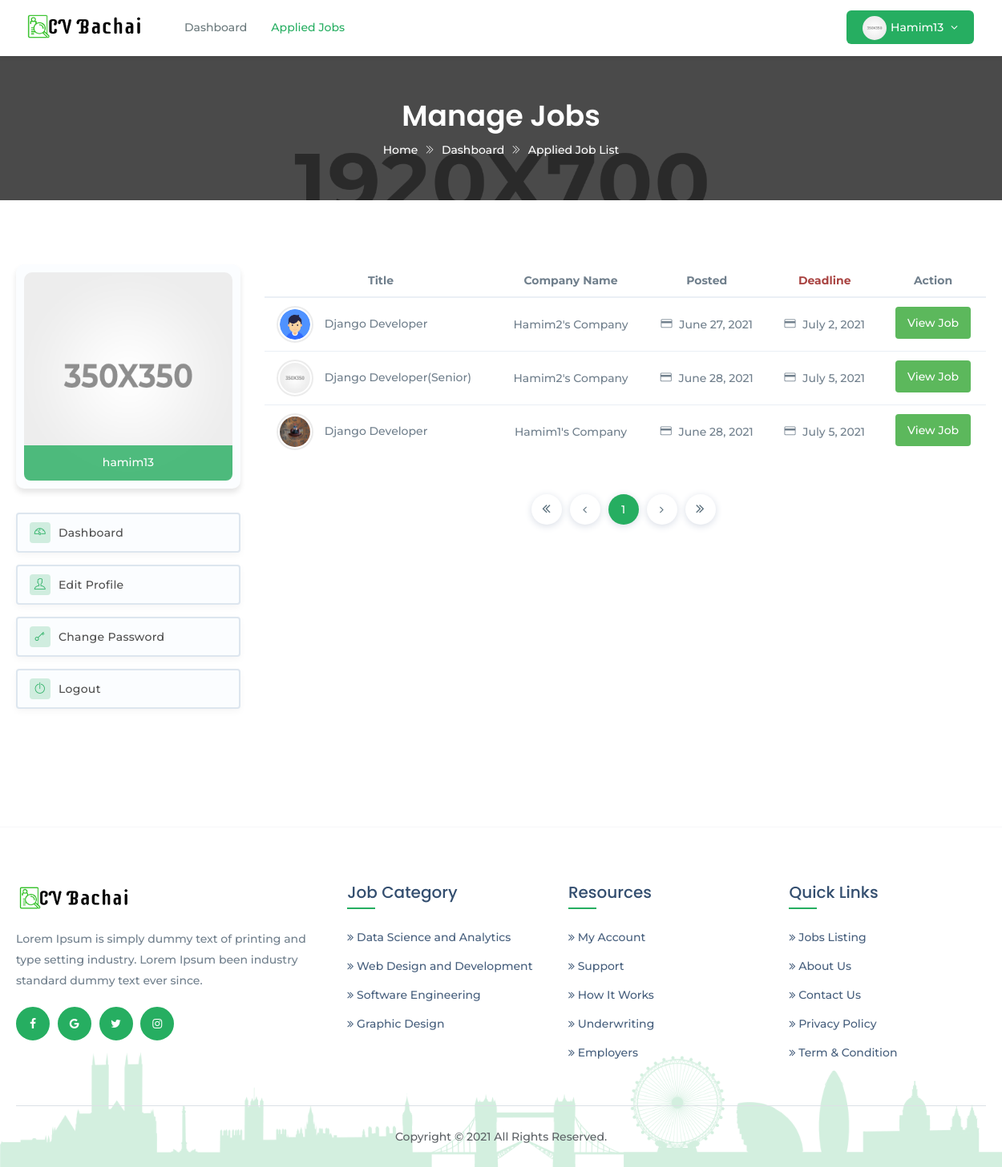
Page /allappliedjobs/ (signed in) on the committed database.
### cvrecommender/models.py (models this page shows, shortened)
class JobApplication(models.Model):
    applicant = models.ForeignKey('account.Applicant',
                                  on_delete=models.CASCADE,
                                  related_name='jobapplicants', blank=True)
    job = models.ForeignKey('Job',
                            on_delete=models.CASCADE,
                            related_name='jobs')
    apply_time = models.DateField(auto_now_add=True)
    first_name = models.CharField(max_length=30)
    last_name = models.CharField(max_length=20)
    email = models.EmailField(max_length=254)
    phone = models.CharField(max_length=11)
    education_application = models.CharField(max_length=20, choices=EDU)
    cgpa_application = models.DecimalField(max_digits=3, decimal_places=2)
    skill_req_application = models.TextField()
    skill_bonus_application = models.CharField(
        max_length=255, blank=True, null=True)
    related_experience_application = models.PositiveSmallIntegerField(
        validators=[MinValueValidator(0), MaxValueValidator(15)])
    total_experience_application = models.PositiveSmallIntegerField(
        validators=[MinValueValidator(0), MaxValueValidator(15)])
    score = models.FloatField(default=0.0)
    note_application = models.TextField(blank=True, null=True)
    cv_application = models.FileField()

class Job(models.Model):
    title = models.CharField(max_length=200)
    slug = models.SlugField(max_length=200, blank=True,
                            help_text='You may keep it blank')
    company_name = models.CharField(max_length=200)
    starting_date = models.DateField(blank=True, null=True)
    deadline = models.DateField(blank=True, null=True)
    salary = models.PositiveIntegerField()
    vacancy = models.PositiveSmallIntegerField(
        validators=[MinValueValidator(1), MaxValueValidator(50)])
    job_category = models.CharField(max_length=50, choices=JOB_CATEGORY)
    job_type = models.CharField(max_length=20, choices=JOB_TYPE)
    email = models.EmailField(max_length=254,)
    phone = models.CharField(max_length=11, blank=True, null=True)
    company_website = models.URLField()
    logo = models.ImageField(null=True, blank=True)
    address = models.TextField(max_length=200)
    division = models.CharField(max_length=15, choices=CITY)
    description = models.TextField()
    responsibility = models.TextField()
    min_education = models.CharField(max_length=20, choices=EDU)
    cgpa = models.DecimalField(max_digits=3, decimal_places=2)
    experience = models.PositiveSmallIntegerField(
        validators=[MinValueValidator(0), MaxValueValidator(15)])
    skill_req = models.TextField(help_text='Input skills with comma')
    skill_bonus = models.CharField(
        max_length=255, blank=True, null=True, help_text='Input skills with comma')
    status = models.CharField(max_length=20, choices=STATUS)
    publish = models.DateField(auto_now_add=True)
    last_modified = models.DateField(auto_now=True)
    recruiter = models.ForeignKey('account.Recruiter',
                                  on_delete=models.CASCADE,
                                  related_name='recruiters')
    applicant = models.ManyToManyField('account.Applicant',
                                       related_name='applicants', blank=True)
    objects = models.Manager()         # default manager
    published = PublishedManager()    # custom manager for all published job post
    def __str__(self):
        return self.title
    def get_absolute_url(self):
        return reverse('jobDetail', args=[self.slug])

### custom_decorators/custom_decorator.py (the view)
        def wrapper_function(request, *args, **kwargs):
            group = None
            if request.user.groups.exists():
                group = request.user.groups.all()[0].name
                if group in allowed_group:
                    return view_function(request, *args, **kwargs)
                else:
                    raise PermissionDenied
            else:
                return redirect('login')

### custom_scripts/custom_functions.py (called while the page is built)
def jobs_in_dict_with_occurrence_number(all_jobs):
    category_dict = {}
    for job in all_jobs:
        category_dict[job.job_category] = category_dict\
            .get(job.job_category, 0)+1
    return category_dict

def sort_dict_and_return(all_jobs):
    jobs_dict = jobs_in_dict_with_occurrence_number(all_jobs)
    sorted_cat_dict = dict(sorted(jobs_dict.items(),
                                  key=operator.itemgetter(1),
                                  reverse=True))
    sliced_dict = dict(itertools.islice(sorted_cat_dict.items(), 4))
    top_3 = dict(itertools.islice(sorted_cat_dict.items(), 3))
    return sorted_cat_dict, sliced_dict, top_3

### cvrecommender/views.py (called while the page is built)
@login_required(login_url='login')
@allowed_users(allowed_group=['applicant'])
def allappliedjobs(request):
    applied_jobs = JobApplication.objects.filter(
        applicant=request.user.applicant).order_by('apply_time')
    sorted_cat_dict, sliced_dict, top_3 = \
        sort_dict_and_return(Job.objects.all())
    paginator = Paginator(applied_jobs, 3)
    page = request.GET.get('page')
    applied_jobs = paginator.get_page(page)
    context = {'applied_jobs': applied_jobs, 'sliced_dict': sliced_dict}
    return render(request, 'applied_job_list.html', context)

### cvrecommender/templates/applied_job_list.html (shortened to what this page needs)
{% load static %}
<!DOCTYPE html>
<html class="no-js" lang="zxx">
  <head>
    <link href="{% static 'assets/plugins/bootstrap/css/bootstrap.min.css' %}" rel="stylesheet">
    <link href="{% static 'assets/plugins/icons/css/icons.css' %}" rel="stylesheet">
    <link href="{% static 'assets/plugins/animate/animate.css' %}" rel="stylesheet">
    <link href="{% static 'assets/plugins/aos-master/aos.css' %}" rel="stylesheet">
    <link href="{% static 'assets/plugins/bootstrap/css/bootsnav.css' %}" rel="stylesheet">
    <link href="{% static 'assets/css/style.css' %}" rel="stylesheet">
    <link href="{% static 'assets/css/responsive.css' %}" rel="stylesheet">
  </head>
  <body class="utf_skin_area">
  <nav class="navbar navbar-default navbar-mobile navbar-fixed light bootsnav">
  <div class="container">
    <div class="navbar-header">
      <a class="navbar-brand" href="{% url 'home' %}"> <img src="{% static 'assets/img/logo.png' %}" class="logo logo-display" alt="">
        <img src="{% static 'assets/img/logo.png' %}" class="logo logo-scrolled" alt="">
      </a>
	  </div>
    <div class="collapse navbar-collapse" id="navbar-menu">
      <ul class="nav navbar-nav navbar-left" data-in="fadeInDown" data-out="fadeOutUp">
        <li> <a href="{% url 'applicantdashboard' %}">Dashboard</a> </li>
        <li class="active"> <a href="{% url 'allappliedjobs' %}">Applied jobs</a> </li>
      </ul>
      <ul class="nav navbar-nav navbar-right">
        <li class="dropdown sign-up">
          {% if request.user.applicant.image %}
            <a class="dropdown-toggle btn-signup red-btn" data-toggle="dropdown" href="">
              <img src="{{ request.user.applicant.image.url }}" class="img-responsive img-circle" alt="">
              {{ request.user }}
            </a>
          {% else %}
            <a class="dropdown-toggle btn-signup red-btn" data-toggle="dropdown" href="">
              <img src="{% static 'assets/img/user-profile.png' %}" class="img-responsive img-circle" alt="">
              {{ request.user }}
            </a>
          {% endif %}
        </li>
      </ul>
    </div>
  </div>
</nav>
    <div class="page-title">
      <div class="container">
        <div class="page-caption">
          <h2>Manage Jobs</h2>
          <p><a href="{% url 'home' %}" title="Home">Home</a> <i class="ti-angle-double-right"></i>
          <a href="{% url 'applicantdashboard' %}"> Dashboard</a> <i class="ti-angle-double-right"></i> Applied Job List</p>
        </div>
      </div>
    </div>
<section class="padd-top-80 padd-bot-80">
  <div class="container">
    <div class="row">
      <div class="col-md-3">
        <div id="leftcol_item">
          {% if request.user.applicant.image  %}
            <div class="user_dashboard_pic"> <img alt="user photo" src="{{ request.user.applicant.image.url }}">
              <span class="user-photo-action">{{ request.user }}</span>
            </div>
          {% else %}
            <div class="user_dashboard_pic"> <img alt="user photo" src="{% static 'assets/img/user-profile.png' %}">
              <span class="user-photo-action">{{ request.user }}</span>
            </div>
          {% endif %}
        </div>
        <div class="dashboard_nav_item">
          <ul>
            <li><a href="{% url 'applicantdashboard' %}"><i class="login-icon ti-dashboard"></i> Dashboard</a></li>
            <li><a href="{% url 'editapplicantprofile' %}"><i class="login-icon ti-user"></i> Edit Profile</a></li>
            <li><a href="{% url 'password_change' %}"><i class="login-icon ti-key"></i> Change Password</a></li>
            <li><a href="{% url 'logout' %}"><i class="login-icon ti-power-off"></i> Logout</a></li>
          </ul>
        </div>
	    </div>
	    <div class="col-md-9">
        <div class="table-responsive">
          <table class="table table-lg table-hover">
            <thead>
              <tr>
                <th class="text-center">Title</th>
                <th class="text-center">Company Name</th>
                <th class="text-center">Posted</th>
                <th class="text-danger text-center">Deadline</th>
                <th class="text-center">Action</th>
              </tr>
            </thead>
            <tbody>
            {% for job in applied_jobs %}
              <tr>
                <td>
                  {% if job.job.logo %}
                    <img src="{{ job.job.logo.url }}" class="avatar-lg" alt="Company Logo">
                  {% else %}
                    <img src="{% static 'assets/img/company_logo_8.png' %}" class="avatar-lg" alt="Company Logo">
                  {% endif %}
                  {{ job.job }}
                </td>
                <td class="text-center">{{ job.job.company_name }}</td>
                <td class="text-center"><i class="ti-credit-card"></i> {{ job.job.publish }}</td>
                <td class="text-center"><i class="ti-credit-card"></i> {{ job.job.deadline }}</td>
                <td class="text-center"> <a href="{{ job.job.get_absolute_url }}" class="btn btn-success">View Job</a></td>
              </tr>
            {% empty %}
              <td colspan="6" class="text-center">You have Not applied to any job yet.</td>
              {{ applied_jobs }}
            {% endfor %}
            </tbody>
          </table>
          <div class="utf_flexbox_area padd-10">
            <ul class="pagination">
              {% if applied_jobs.has_previous %}
                <li class="page-item"> <a class="page-link" href="?page=1" aria-label="Previous">
                  <span aria-hidden="true"><i class="fa fa-angle-double-left"></i></span> </a>
                </li>
                <li class="page-item"> <a class="page-link" href="?page={{ applied_jobs.previous_page_number }}" aria-label="Previous">
                  <span aria-hidden="true"><i class="fa fa-angle-left"></i></span> </a>
                </li>
              {% else %}
                <li class="page-item"> <a class="page-link" href="?page=1" aria-label="Previous">
                  <span aria-hidden="true"><i class="fa fa-angle-double-left"></i></span> </a>
                </li>
                <li class="page-item"> <a class="page-link" href="?page=1" aria-label="Previous">
                  <span aria-hidden="true"><i class="fa fa-angle-left"></i></span> </a>
                </li>
              {% endif %}
              {% for job in applied_jobs.paginator.page_range %}
                {% if applied_jobs.number == job %}
                  <li class="page-item active"><a class="page-link" href="?page={{ job }}">{{ job }}</a> </li>
                {% elif job > applied_jobs.number|add:'-2' and job < applied_jobs.number|add:'2' %}
                  <li class="page-item"><a class="page-link" href="?page={{ job }}">{{ job }}</a> </li>
                {% endif %}
              {% endfor %}
              {% if applied_jobs.has_next %}
                <li class="page-item"> <a class="page-link" href="?page={{ applied_jobs.next_page_number }}" aria-label="Previous">
                  <span aria-hidden="true"><i class="fa fa-angle-right"></i></span> </a>
                </li>
                <li class="page-item"> <a class="page-link" href="?page={{ applied_jobs.paginator.num_pages }}" aria-label="Previous">
                  <span aria-hidden="true"><i class="fa fa-angle-double-right"></i></span> </a>
                </li>
              {% else %}
                <li class="page-item"> <a class="page-link" href="?page={{ applied_jobs.paginator.num_pages }}" aria-label="Previous">
                  <span aria-hidden="true"><i class="fa fa-angle-right"></i></span> </a>
                </li>
                <li class="page-item"> <a class="page-link" href="?page={{ applied_jobs.paginator.num_pages }}" aria-label="Previous">
                  <span aria-hidden="true"><i class="fa fa-angle-double-right"></i></span> </a>
                </li>
              {% endif %}
            </ul>
          </div>
        </div>
      </div>
    </div>
  </div>
</section>
<footer class="footer">
  <div class="container">
    <div class="row">
      <div class="col-md-4 col-sm-4">
        <a href="{% url 'home' %}"><img class="footer-logo" src="{% static 'assets/img/logo.png' %}" alt=""></a>
        <p>Lorem Ipsum is simply dummy text of printing and type setting industry. Lorem Ipsum been industry standard dummy text ever since.</p>
        <div class="f-social-box">
          <ul>
            <li><a href="#"><i class="fa fa-facebook facebook-cl"></i></a></li>
            <li><a href="#"><i class="fa fa-google google-plus-cl"></i></a></li>
            <li><a href="#"><i class="fa fa-twitter twitter-cl"></i></a></li>
            <li><a href="#"><i class="fa fa-instagram instagram-cl"></i></a></li>
          </ul>
        </div>
      </div>
      <div class="col-md-8 col-sm-8">
        <div class="row">
          <div class="col-md-4 col-sm-4 col-xs-6">
            <h4>Job Category</h4>
            <ul>
              {% for key, value in sliced_dict.items %}
              <li><a href="{% url 'jobCategory' key %}"><i class="fa fa-angle-double-right"></i> {{ key }}</a></li>
            {% empty %}
              <li>Sorry, NO Category found!!!</li>
            {% endfor %}
            </ul>
          </div>
          <div class="col-md-4 col-sm-4 col-xs-6">
            <h4>Resources</h4>
            <ul>
              <li><a href="#"><i class="fa fa-angle-double-right"></i> My Account</a></li>
              <li><a href="#"><i class="fa fa-angle-double-right"></i> Support</a></li>
              <li><a href="#"><i class="fa fa-angle-double-right"></i> How It Works</a></li>
              <li><a href="#"><i class="fa fa-angle-double-right"></i> Underwriting</a></li>
              <li><a href="#"><i class="fa fa-angle-double-right"></i> Employers</a></li>
            </ul>
          </div>
		      <div class="col-md-4 col-sm-4 col-xs-6">
            <h4>Quick Links</h4>
            <ul>
              <li><a href="{% url 'allPublishedJobs' %}"><i class="fa fa-angle-double-right"></i> Jobs Listing</a></li>
              <li><a href="#"><i class="fa fa-angle-double-right"></i> About Us</a></li>
              <li><a href="#"><i class="fa fa-angle-double-right"></i> Contact Us</a></li>
              <li><a href="#"><i class="fa fa-angle-double-right"></i> Privacy Policy</a></li>
              <li><a href="#"><i class="fa fa-angle-double-right"></i> Term & Condition</a></li>
            </ul>
          </div>
        </div>
      </div>
    </div>
    <div class="row">
      <div class="col-md-12">
        <div class="copyright text-center">
          <p>Copyright © 2021 All Rights Reserved.</p>
        </div>
      </div>
    </div>
  </div>
</footer>
  </body>
</html>

### account/static/assets/css/responsive.css (style rules this page uses)
@media only screen and (min-width : 993px) { section { padding: 6em 0; } }
@media only screen and (min-width : 993px) { .navbar-default .navbar-brand img { max-width: 150px; } }
@media only screen and (min-width : 1024px) { h2 { font-size: 36px; } }
@media only screen and (min-width : 1024px) { h4 { font-size: 20px; } }

### rows in the picture
JobApplication: job.logo (picture), job "Django Developer", job.company_name "Hamim2's Company", job.publish "June 27, 2021", job.deadline "July 2, 2021"
JobApplication: job "Django Developer(Senior)", job.company_name "Hamim2's Company", job.publish "June 28, 2021", job.deadline "July 5, 2021"
JobApplication: job.logo (picture), job "Django Developer", job.company_name "Hamim1's Company", job.publish "June 28, 2021", job.deadline "July 5, 2021"
Job: sliced_dict "Data Science and Analytics"
Job: sliced_dict "Web Design and Development"
Job: sliced_dict "Software Engineering"
Job: sliced_dict "Graphic Design"

### other values in the picture
{{ request.user }} "Hamim13"
{{ request.user }} "hamim13"
{{ job }} "1"
